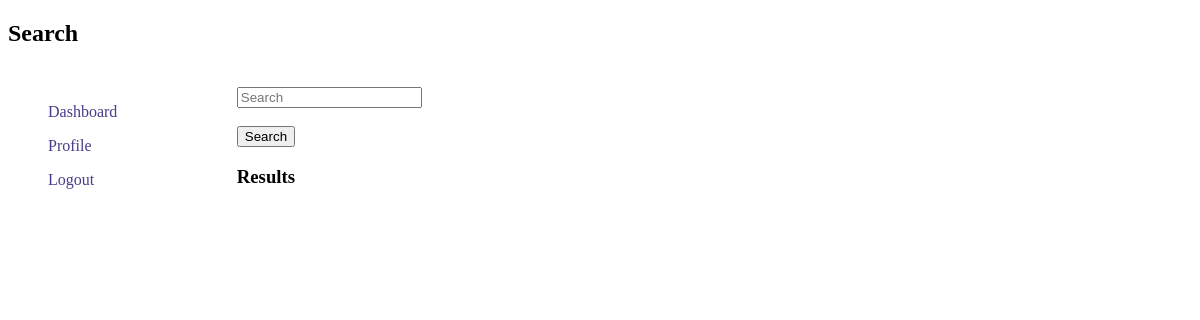
Page /search.php?term=michael_scott (signed in) on the earlier database version.
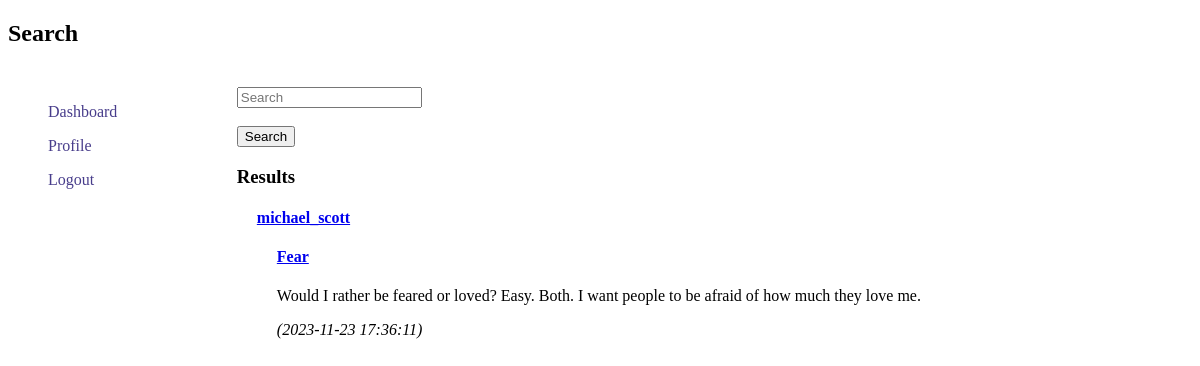
Same page on the later database version.
### tables this page shows
CREATE TABLE `users` (
  `user_id` int(11) NOT NULL,
  `username` varchar(50) NOT NULL,
  `email` varchar(100) NOT NULL,
  `password` varchar(255) NOT NULL,
  `activation_key` varchar(100) DEFAULT NULL,
  `profile_image` varchar(255) NOT NULL,
  `is_activated` tinyint(1) DEFAULT 0,
  `created_at` timestamp NOT NULL DEFAULT current_timestamp()
);

CREATE TABLE `texts` (
  `text_id` int(11) NOT NULL,
  `user_id` int(11) DEFAULT NULL,
  `title` varchar(255) DEFAULT NULL,
  `content` text NOT NULL,
  `is_public` tinyint(1) DEFAULT 1,
  `created_at` timestamp NOT NULL DEFAULT current_timestamp()
);

### search.php (the view, shortened to what this page needs)
<?php
require_once "config.php";
$user_id = $_SESSION["user_id"];
if ($_SERVER["REQUEST_METHOD"] == "GET" && isset($_GET["term"])) {
    $search_term = $_GET["term"];
    $sql_search_user = "SELECT user_id, username, profile_image
                        FROM users
                        WHERE username LIKE ? AND user_id != ?
                        ORDER BY username";
    $stmt_search_user = mysqli_prepare($link, $sql_search_user);
    $search_term_like = "%$search_term%";
    mysqli_stmt_bind_param($stmt_search_user, "si", $search_term_like, $user_id);
    if (mysqli_stmt_execute($stmt_search_user)) {
        $result_search_user = mysqli_stmt_get_result($stmt_search_user);
        $search_results_users = mysqli_fetch_all($result_search_user, MYSQLI_ASSOC);
    } else {
        echo "Error searching for users: " . mysqli_error($link);
    }
}
?>
<!DOCTYPE html>
<html lang="en">
<head>
    <link rel="stylesheet" href="styles.css">
</head>
<body>
    <h2>Search</h2>
    <div class="body">
        <div id="navbar">
                <p><a class="no-line-navbar" href="dashboard.php">Dashboard</a></p>
                <p><a class="no-line-navbar" href="profile.php?user_id=<?php echo $user_id; ?>">Profile</a></p>
                <p><a class="no-line-navbar" href="logout.php">Logout</a></p>
        </div>
        <div id="results-search">
            <form method="GET" action="search.php">
                <input type="text" id="search_term" name="term" placeholder="Search"><br><br>
                <input type="submit" value="Search">
            </form>
            <?php if (isset($search_results_users)): ?>
                <h3>Results</h3>
                <?php foreach ($search_results_users as $user): ?>
                    <?php $searched_user_id = $user["user_id"]; ?>
                    <div>
                        <h4><a href='profile.php?user_id=<?= $searched_user_id ?>'><?= $user["username"] ?></a></h4>
                        <?php
                            $sql_searched_user_posts = "SELECT text_id, title, content, created_at
                                                        FROM texts
                                                        WHERE user_id = ?
                                                        ORDER BY created_at DESC";
                            $stmt_searched_user_posts = mysqli_prepare($link, $sql_searched_user_posts);
                            mysqli_stmt_bind_param($stmt_searched_user_posts, "i", $searched_user_id);
                            if (mysqli_stmt_execute($stmt_searched_user_posts)) {
                                $result_searched_user_posts = mysqli_stmt_get_result($stmt_searched_user_posts);
                                $searched_user_posts = mysqli_fetch_all($result_searched_user_posts, MYSQLI_ASSOC);
                                foreach ($searched_user_posts as $post) {
                                    echo '<div class="user-posts">';
                                    echo "<h4><a href='posts.php?user_id=$searched_user_id&text_id={$post["text_id"]}'>{$post["title"]}</a></h4>";
                                    echo "<p>{$post["content"]}</p>";
                                    echo "<p><em>({$post["created_at"]})</em></p>";
                                    echo "</div>";
                                }
                            } else {
                                echo "Error fetching user's posts: " . mysqli_error($link);
                            }
                        ?>
                    </div>
                <?php endforeach; ?>
            <?php endif; ?>
        </div>
    </div>
</body>
</html>

Differences in the rows shown:
added users: username "michael_scott"
now on this page (row edited): texts: title "Fear", content "Would I rather be feared or loved? Easy. Both. I want people to be afraid of how much they love me.", created_at "2023-11-23 17:36:11"
